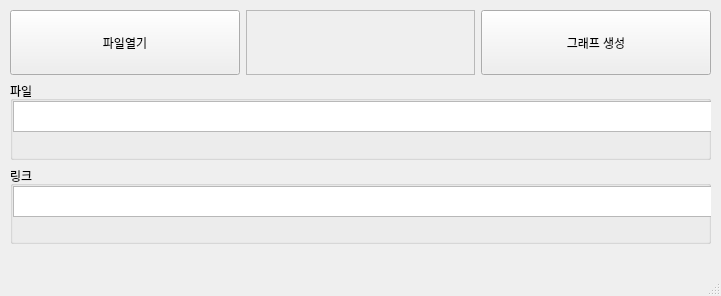
<?xml version="1.0" encoding="UTF-8"?>
<ui version="4.0">
 <class>MainWindow</class>
 <widget class="QMainWindow" name="MainWindow">
  <property name="geometry">
   <rect>
    <x>0</x>
    <y>0</y>
    <width>721</width>
    <height>296</height>
   </rect>
  </property>
  <property name="windowTitle">
   <string>MatPlot_GUI</string>
  </property>
  <widget class="QWidget" name="centralwidget">
   <layout class="QGridLayout" name="gridLayout">
    <property name="leftMargin">
     <number>10</number>
    </property>
    <property name="topMargin">
     <number>10</number>
    </property>
    <property name="rightMargin">
     <number>10</number>
    </property>
    <property name="bottomMargin">
     <number>30</number>
    </property>
    <item row="0" column="0">
     <layout class="QHBoxLayout" name="horizontalLayout">
      <item>
       <widget class="QPushButton" name="open_btn">
        <property name="minimumSize">
         <size>
          <width>0</width>
          <height>65</height>
         </size>
        </property>
        <property name="sizeIncrement">
         <size>
          <width>0</width>
          <height>0</height>
         </size>
        </property>
        <property name="baseSize">
         <size>
          <width>0</width>
          <height>0</height>
         </size>
        </property>
        <property name="text">
         <string>파일열기</string>
        </property>
        <property name="shortcut">
         <string>Ctrl+O</string>
        </property>
       </widget>
      </item>
      <item>
       <widget class="QFrame" name="frame">
        <property name="frameShape">
         <enum>QFrame::StyledPanel</enum>
        </property>
        <property name="frameShadow">
         <enum>QFrame::Raised</enum>
        </property>
       </widget>
      </item>
      <item>
       <widget class="QPushButton" name="graph_btn">
        <property name="minimumSize">
         <size>
          <width>0</width>
          <height>65</height>
         </size>
        </property>
        <property name="text">
         <string>그래프 생성</string>
        </property>
       </widget>
      </item>
     </layout>
    </item>
    <item row="1" column="0">
     <widget class="QGroupBox" name="groupBox">
      <property name="title">
       <string>파일</string>
      </property>
      <widget class="QPlainTextEdit" name="text_file">
       <property name="geometry">
        <rect>
         <x>3</x>
         <y>20</y>
         <width>701</width>
         <height>31</height>
        </rect>
       </property>
      </widget>
     </widget>
    </item>
    <item row="2" column="0">
     <widget class="QGroupBox" name="groupBox_2">
      <property name="title">
       <string>링크</string>
      </property>
      <widget class="QPlainTextEdit" name="link_file">
       <property name="geometry">
        <rect>
         <x>3</x>
         <y>20</y>
         <width>701</width>
         <height>31</height>
        </rect>
       </property>
      </widget>
     </widget>
    </item>
   </layout>
  </widget>
  <widget class="QMenuBar" name="menubar">
   <property name="geometry">
    <rect>
     <x>0</x>
     <y>0</y>
     <width>721</width>
     <height>26</height>
    </rect>
   </property>
  </widget>
  <widget class="QStatusBar" name="statusbar"/>
 </widget>
 <resources/>
 <connections/>
</ui>
